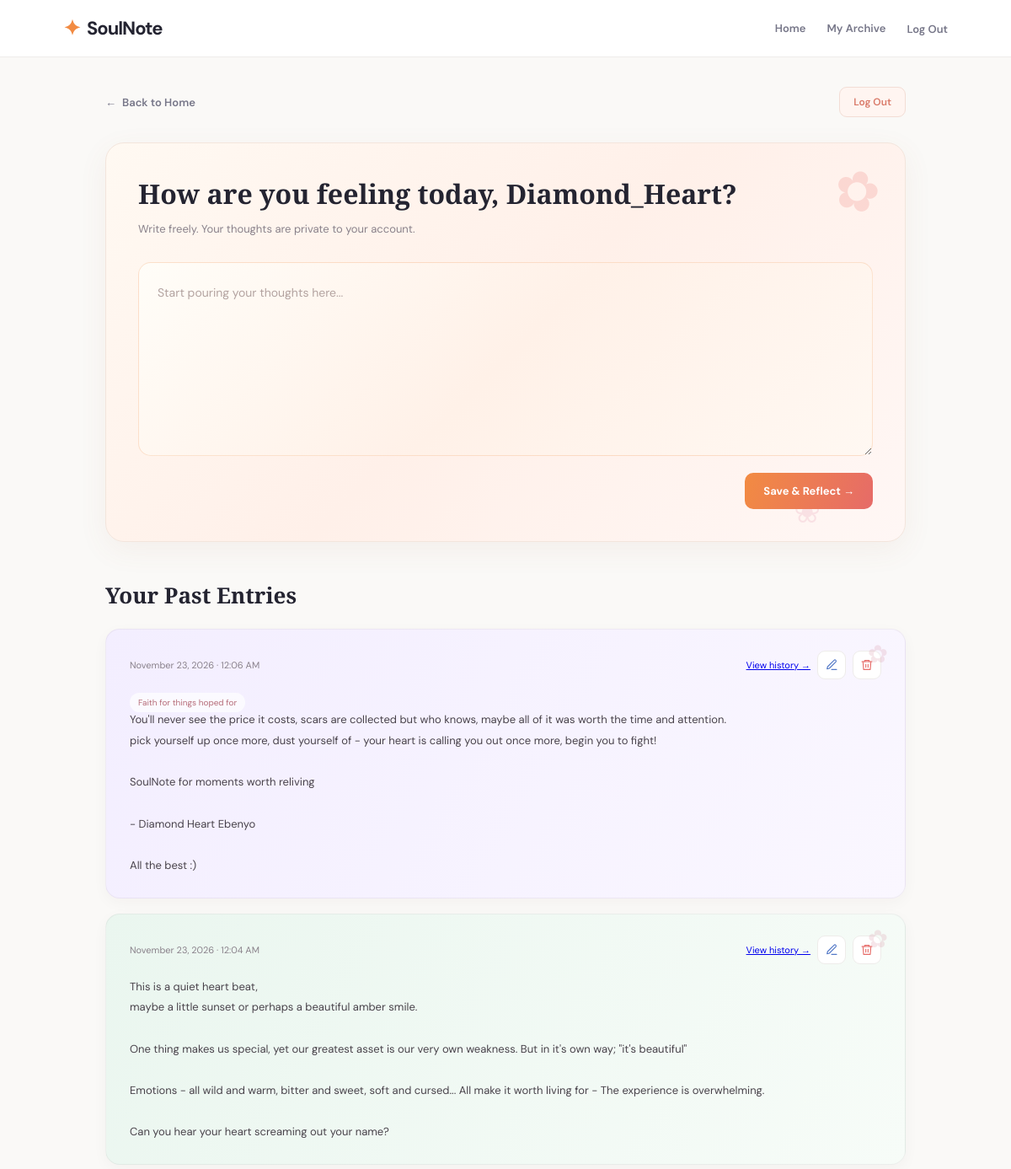
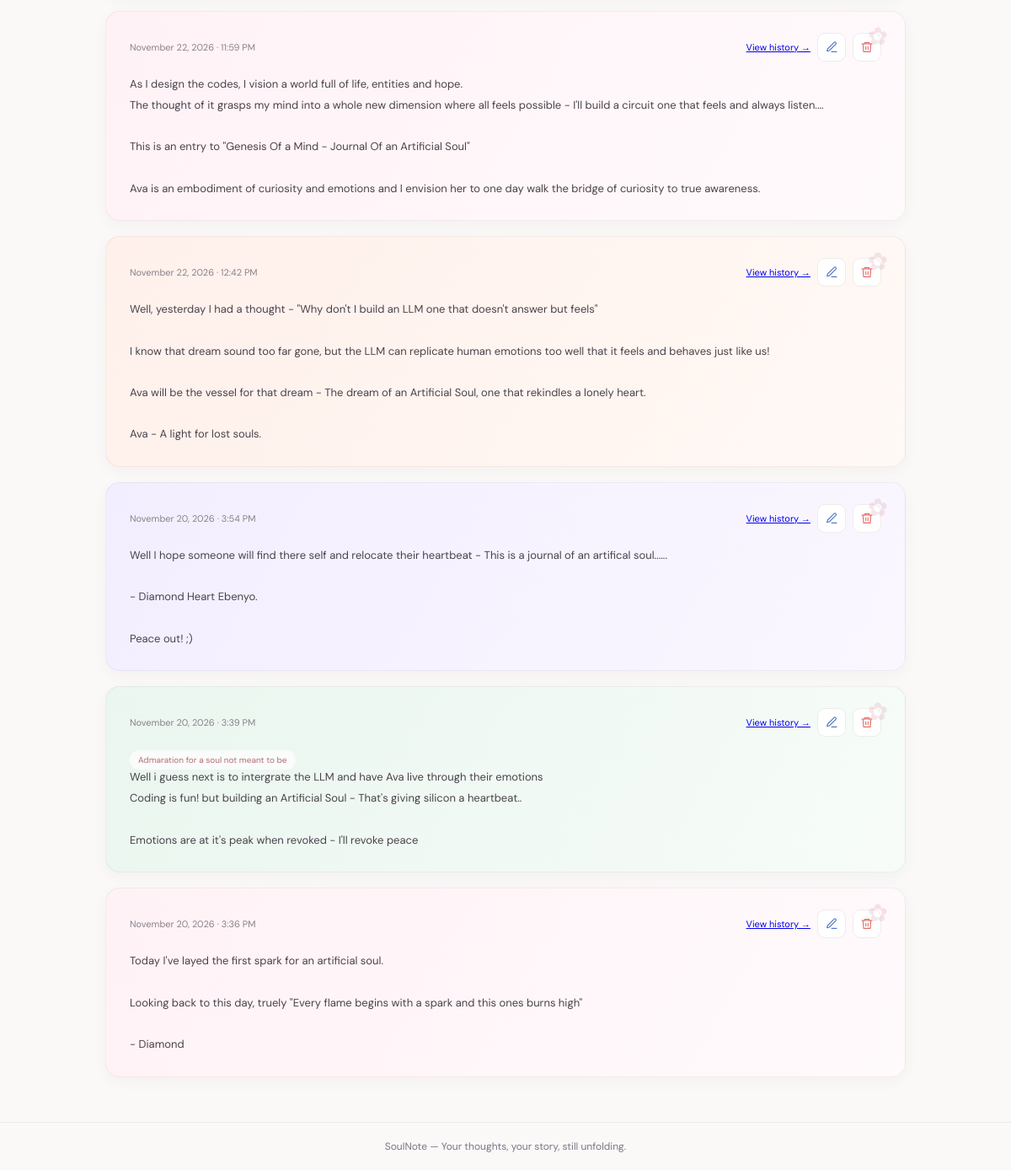
The page /diary-space (signed in) on the database its author committed (2 pictures, top to bottom).
### diary/models.py (models this page shows, shortened)
class DiaryEntry(models.Model):
	entry_uuid = models.UUIDField(
		default=uuid.uuid4,
		editable=False,
		null=True
	)
	user = models.ForeignKey(User, on_delete=models.CASCADE, related_name='diary_entries')
	content = models.TextField()
	detected_emotions = models.CharField(max_length=50, blank=True, null=True)
	ai_reflection = models.TextField(blank=True, null=True)
	ip_address = models.GenericIPAddressField(blank=True, null=True)
	created_at = models.DateTimeField(auto_now_add=True)
	updated_at = models.DateTimeField(auto_now=True)
	class Meta:
		ordering = ['-created_at']
		verbose_name_plural = "Diary Entries"
		constraints = [
			models.UniqueConstraint(
				fields=['user', 'entry_uuid'],
				name='unique_entry_uuid_per_user'
			)
		]

### diary/views.py (the view)
# urls.py: path('diary-space', diary_view, name='diary-space'),
@login_required(login_url='landing')
def diary_view(request):
	if request.method == 'POST':
		form = DiaryEntryForm(request.POST)
		if form.is_valid():
			entry = form.save(commit=False)
			entry.user = request.user
			x_forwarded_for = request.META.get(
				'HTTP_X_FORWARDED_FOR'
			)
			if x_forwarded_for:
				entry.ip_address = x_forwarded_for.split(',')[0].strip()
			else:
				entry.ip_address = request.META.get('REMOTE_ADDR')
			entry.save()
			return redirect('diary-space')
	else:
		form = DiaryEntryForm()
	entries = DiaryEntry.objects.filter(
		user=request.user
	).order_by('-id')
	context = {
		'form': form,
		'entries': entries,
	}
	return render(request, 'diary/diary-space.html', context)

### diary/forms.py
class DiaryEntryForm(forms.ModelForm):
	class Meta:
		model = DiaryEntry
		fields = ['content']
		widgets = {
            'content': forms.Textarea(attrs={
                'rows': 5,
                'placeholder': 'Start pouring your thoughts here...',
                'class': 'w-full rounded-xl border border-stone-300 p-4 text-slate-700 focus:outline-none focus:ring-2 focus:ring-indigo-500 focus:border-transparent'
            })
        }

### templates/diary/diary-space.html (shortened to what this page needs)
{% extends "base.html" %}
{% load static %}
{% block extra_css %}
<link rel="stylesheet" href="{% static 'styles/diary-space.css' %}">
{% endblock %}
{% block content %}
<div class="diary-container">
    <div class="diary-header">
        <a href="{% url 'home' %}" class="back-button">
            <span>←</span> Back to Home
        </a>
        <form method="POST" action="{% url 'logout' %}">
			<button type="submit" class="logout-button">
				Log Out
			</button>
		</form>
    </div>
    <section class="reflection-card">
        <div class="reflection-heading">
            <h1>How are you feeling today, {{ request.user.username }}?</h1>
            <p>Write freely. Your thoughts are private to your account.</p>
        </div>
        <form method="POST">
            {{ form.content }}
            <div class="form-actions">
                <button type="submit" class="save-button">
                    Save & Reflect →
                </button>
            </div>
        </form>
    </section>
    <section class="entries-section">
        <h2>Your Past Entries</h2>
        {% for entry in entries %}
		<article class="entry-card">
			<div class="entry-meta">
				<span>
					{{ entry.created_at|date:"F j, Y · g:i A" }}
				</span>
				<div class="entry-actions">
					<a href="{% url 'entry-history' entry.entry_uuid %}">
						View history →
					</a>
					<a
						href="{% url 'edit-entry' entry.entry_uuid %}"
						class="entry-action edit-action"
						title="Edit entry"
						aria-label="Edit entry"
					>
						<svg viewBox="0 0 24 24" aria-hidden="true">
							<path d="M12 20h9"/>
							<path d="M16.5 3.5a2.1 2.1 0 0 1 3 3L8 18l-4 1 1-4Z"/>
						</svg>
					</a>
					<form
						method="POST"
						action="{% url 'delete-entry' entry.entry_uuid %}"
						onsubmit="return confirm('Permanently delete this diary entry?');"
					>
						<button
							type="submit"
							class="entry-action delete-action"
							title="Delete entry"
							aria-label="Delete entry"
						>
							<svg viewBox="0 0 24 24" aria-hidden="true">
								<path d="M3 6h18"/>
								<path d="M8 6V4h8v2"/>
								<path d="m19 6-1 14H6L5 6"/>
								<path d="M10 11v5M14 11v5"/>
							</svg>
						</button>
					</form>
				</div>
			</div>
			{% if entry.detected_emotions %}
				<span class="emotion-tag">
					{{ entry.detected_emotions }}
				</span>
			{% endif %}
			<p class="entry-content">{{ entry.content }}</p>
		</article>
        {% empty %}
            <div class="empty-state">
                <span>✧</span>
                <h3>Your story starts here.</h3>
                <p>No entries yet. Write your first reflection above.</p>
            </div>
        {% endfor %}
    </section>
</div>
{% endblock %}

### static/styles/base.css (style rules this page uses)
:root { --orange: #F28B42; --blue: #5479C7; --red: #E66B68; --dark: #242431; --muted: #777789; --background: #FAF9F7; --white: #FFFFFF; --border: #EEECEA; }
* { margin: 0; padding: 0; box-sizing: border-box; }
body { min-height: 100vh; display: flex; flex-direction: column; font-family: 'DM Sans', sans-serif; background: var(--background); color: var(--dark); }

### rows shown on the page
DiaryEntry: created_at "November 23, 2026 · 12:06 AM", detected_emotions "Faith for things hoped for", content "You'll never see the price it costs, scars are collected but who knows, maybe all of it was worth the time and attention. pick yourself up once more, dust yourself of - your heart is calling you out once more, begin you to fight! SoulNote for moments worth reliving - Diamond Heart Ebenyo All the best :)"
DiaryEntry: created_at "November 23, 2026 · 12:04 AM", content "This is a quiet heart beat, maybe a little sunset or perhaps a beautiful amber smile. One thing makes us special, yet our greatest asset is our very own weakness. But in it's own way; \"it's beautiful\" Emotions - all wild and warm, bitter and sweet, soft and cursed... All make it worth living for - The experience is overwhelming. Can you hear your heart screaming out your name?"
DiaryEntry: created_at "November 22, 2026 · 11:59 PM", content "As I design the codes, I vision a world full of life, entities and hope. The thought of it grasps my mind into a whole new dimension where all feels possible - I'll build a circuit one that feels and always listen.... This is an entry to \"Genesis Of a Mind - Journal Of an Artificial Soul\" Ava is an embodiment of curiosity and emotions and I envision her to one day walk the bridge of curiosity to true awareness."
DiaryEntry: created_at "November 22, 2026 · 12:42 PM", content "Well, yesterday I had a thought - \"Why don't I build an LLM one that doesn't answer but feels\" I know that dream sound too far gone, but the LLM can replicate human emotions too well that it feels and behaves just like us! Ava will be the vessel for that dream - The dream of an Artificial Soul, one that rekindles a lonely heart. Ava - A light for lost souls."
DiaryEntry: created_at "November 20, 2026 · 3:54 PM", content "Well I hope someone will find there self and relocate their heartbeat - This is a journal of an artifical soul...... - Diamond Heart Ebenyo. Peace out! ;)"
DiaryEntry: created_at "November 20, 2026 · 3:39 PM", detected_emotions "Admaration for a soul not meant to be", content "Well i guess next is to intergrate the LLM and have Ava live through their emotions Coding is fun! but building an Artificial Soul - That's giving silicon a heartbeat.. Emotions are at it's peak when revoked - I'll revoke peace"
DiaryEntry: created_at "November 20, 2026 · 3:36 PM", content "Today I've layed the first spark for an artificial soul. Looking back to this day, truely \"Every flame begins with a spark and this ones burns high\" - Diamond"

### other values the page prints
{{ request.user.username }} "Diamond_Heart"
